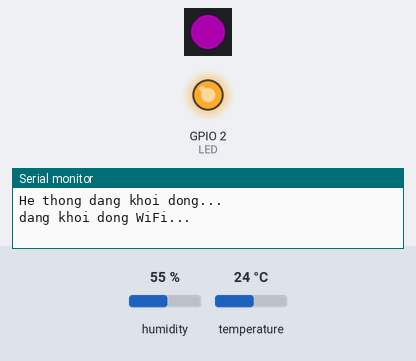
A sketch run on a simulated ESP32. On the bench: 1 RGB LEDs in strip order, left to right, output pins drawn as LEDs (lit = HIGH), the last lines printed to the serial monitor. The inputs (shaded band) are chosen by the test bench; at power-on: humidity 55 %, temperature 24 °C. Dim RGB values are drawn brighter than linear; WiFi joins after 1.5 s; servers stay silent unless stated; the Firebase database answers and starts empty.

Above: at 0.1 s.
At 1.9 s:
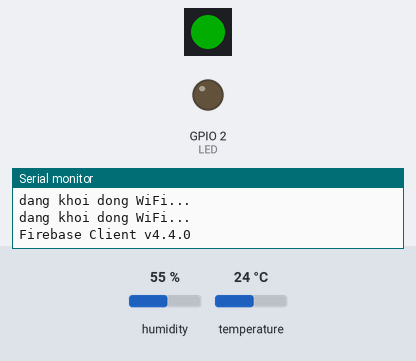
Timing chart, 0 to 3.6 s (numbered marks = the images above):
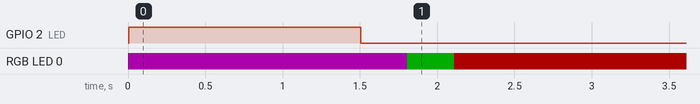

Measured:
- by itself, RGB LED 0: off → RGB(50, 0, 50) at 0.00 s, → RGB(0, 50, 0) 1.8 s later, → RGB(50, 0, 0) 0.30 s later

The sketch:

BME280_test.ino
```cpp
// Đây là source test các nút bấm trên board do Nuke Dashboard phát triển
// Để có thể sử dụng source code này bạn cần cài danh sách các thư viện sau:
// + thư viện Adafruit NeoPixel by Adafruit
// + thư viện Adafruit BME280 libraray by Adafruit
// + thư viện Firebase ESP32 Client by Mobizt
// + thư viện Adafruit GFX libraray by Adafruit
// + thư viện Adafruit SH110X by Adafruit
// Tác giả MinhDuc
// 07/03/2026
// Led RGB được cấu hình chân DIN ở GPIO9
// Chân SDA BME280 kết nối với GPIO8
// Chân SCL BME280 kết nối với GPIO18

#include <Wire.h>
#include <Adafruit_Sensor.h>
#include <Adafruit_BME280.h>
#include <FirebaseESP32.h>
#include <WiFi.h>
#include <Adafruit_NeoPixel.h>
#include <Adafruit_GFX.h>
#include <Adafruit_SH110X.h>

const char* ssid = "DUC";
const char* pass = "14042004";

#define LED_PIN   9
#define LED_COUNT 1
Adafruit_NeoPixel led(LED_COUNT, LED_PIN, NEO_GRB + NEO_KHZ800);

#define LED 2

// #define i2c_Address 0x3c
// #define SCREEN_WIDTH 128
// #define SCREEN_HEIGHT 64
// #define OLED_RESET -1
// Adafruit_SH1106G display = Adafruit_SH1106G(SCREEN_WIDTH, SCREEN_HEIGHT, &Wire, OLED_RESET);

#define DATABASE_URL "https://doantn-885dc-default-rtdb.firebaseio.com/"
#define DATABASE_SECRET "rPb2lv5DjHze997hD9pxnzTzWJsir4wwdP1poStt"
FirebaseData fbdo;
FirebaseAuth auth;
FirebaseConfig config;

Adafruit_BME280 bme;

float temp,hum,CBND,CBDA,lastemp,lasthum;
int demwf = 0;

void setup() {
  // Wire.begin(12,13);
  // display.begin(i2c_Address, true);
  // display.clearDisplay();
  // display.setTextSize(1);
  // display.setTextColor(SH110X_WHITE);
  // display.setCursor(0, 0);
  // display.printf("He thong dang \nkhoi dong...");
  // display.display();
  // delay(1000);
  pinMode(LED,OUTPUT);
  digitalWrite(LED,0);
  Serial.begin(115200);
  Serial.println("He thong dang khoi dong...");
  led.begin();
  led.setBrightness(50);
  led.setPixelColor(0, led.Color(255, 0, 255));
  led.show();
  Wire.begin(8,18); // Nếu bạn sử dụng ESP32 Dev Kit Module thì hãy comment dòng code này lại
  if (!bme.begin(0x76)) {
    Serial.println("Không tìm thấy BME280!");
    led.setPixelColor(0, led.Color(255, 0, 0));
    led.show();
    while (1);
  }
  lasthum = bme.readHumidity();
  lastemp = bme.readTemperature();
  // display.clearDisplay();
  WiFi.begin(ssid,pass);
  while (WiFi.status() != WL_CONNECTED) {
    led.setPixelColor(0, led.Color(255, 0, 255));
    led.show();
    Serial.println("dang khoi dong WiFi...");
    // display.setCursor(0,0);
    // display.print("Conecting WiFi");
    if(demwf < 80) {
      // display.setCursor(demwf,10);
      // display.print(".");
      // Serial0.println(".");
    }
    else if(demwf > 80) {
      // display.clearDisplay();
      demwf = 0;
    }
    demwf+=5;
    // display.display();
    digitalWrite(LED,1);
    delay(300);
  }
  digitalWrite(LED,0);
  Serial.printf("Firebase Client v%s\n\n", FIREBASE_CLIENT_VERSION);
  config.database_url = DATABASE_URL;
  config.signer.tokens.legacy_token = DATABASE_SECRET;
  Firebase.reconnectWiFi(true);
  fbdo.setBSSLBufferSize(512, 512);
  Firebase.begin(&config, &auth);
  Firebase.setFloat(fbdo,"/users/duc/bme280/Temp",lastemp);
  Firebase.setFloat(fbdo,"/users/duc/bme280/Humi",lasthum);
  // display.clearDisplay();
  // display.setTextSize(1);
  // display.setTextColor(SH110X_WHITE);
  // display.setCursor(0, 30);
  // display.println("XIN CHAO CAC BAN");
  // display.display();
  // delay(300);
  // display.clearDisplay();
  led.setPixelColor(0, led.Color(0, 255, 0));
  led.show();
}

void loop() {
  // if (!Firebase.readStream(fbdo)) {
  //   Serial.println(fbdo.errorReason());
  //   return;
  // }
  // if (fbdo.streamAvailable()) {
  //   String path = fbdo.dataPath();

  //   if (path == "/users/duc/dht11/CBNDDht11") {
  //     CBND = fbdo.floatData();
  //     Serial.printf("CBND update: %.2f\n", CBND);
  //   }
  //   if (path == "/users/duc/dht11/CBDADht11") {
  //     CBDA = fbdo.floatData();
  //     Serial.printf("CBND update: %.2f\n", CBDA);
  //   }
  // }
  if(Firebase.getFloat(fbdo,"/users/duc/bme280/CBNDBME280")) CBND = fbdo.floatData();
  if(Firebase.getFloat(fbdo,"/users/duc/bme280/CBDABME280")) CBDA = fbdo.floatData();
  hum = bme.readHumidity();
  temp = bme.readTemperature();
  Serial.printf("BME280: Nhiệt độ: %f, Độ ẩm: %f\n",temp,hum);
  // display.clearDisplay();
  // display.setTextSize(1);
  // display.setCursor(20, 0);
  // display.print("CAM BIEN DHT11");
  // display.setCursor(0, 10);
  // display.printf("Nhiet do: %.2f",temp);
  // display.setTextSize(1);
  // display.setCursor(0, 20);
  // display.printf("Do am: %.2f",hum);
  // display.setCursor(0, 30);
  // display.print("CANH BAO: ");
  // display.println(CBND);
  if(temp > CBND || hum > CBDA) {
    led.setPixelColor(0, led.Color(255, 0, 0));
    led.show();
    Firebase.setInt(fbdo,"/users/duc/bme280/ledbme280",1);
    // display.setTextSize(1);
    // display.setCursor(0, 40);
    // display.print("Da bat den canh bao");
  }
  else {
    led.setPixelColor(0, led.Color(0, 255, 0));
    led.show();
    Firebase.setInt(fbdo,"/users/duc/bme280/ledbme280",0);
    // display.setTextSize(1);
    // display.setCursor(0, 40);
    // display.print("Da tat den canh bao");
  }
  if(temp != lastemp) {
    lastemp = temp;
    Firebase.setFloat(fbdo,"/users/duc/bme280/Temp",temp);
  }
  if(hum != lasthum) {
    lasthum = hum;
    Firebase.setFloat(fbdo,"/users/duc/bme280/Humi",hum);
  }
  delay(1000);
}
```
